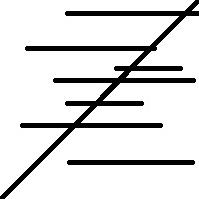
#> input picture exercises/ex/ex6/corrected/test0corrected.jpg, 199 x 199 px
$ python ex6.py corrected/test0corrected.jpg
#> lines starting #> are read from the running program, lines starting #| are printed output that depends on the picture
### exercises/ex/ex6/ex6_helper.py
import os
from PIL import Image
import math


def load_image(image_filename):
    """  load an image from an image file and return it as a list of lists """
#> called with image_filename = 'corrected/test0corrected.jpg'

    img = Image.open(image_filename)
#> img is the input picture: PIL image 199x199 L; min 0, max 255, mean 220.7
    gray_img = img.convert("L")
    image = lists_from_pil_image(gray_img)
    return image


# [9 lines left out: function save, not called in this run]


def show(image):
    """ display an image (as list of lists) """
    mosaic = pil_image_from_lists(image)
    mosaic.show()


# [45 lines left out: functions get_diagonal_angle, pixels_on_line, not called in this run]


def pil_image_from_lists(image_as_lists):
    """ Generate an Image obj from list of lists """
    height = len(image_as_lists)
    width = min([len(image_as_lists[i]) for i in range(height)])
    im = Image.new("L", (width, height))
    for i in range(width):
        for j in range(height):
            im.putpixel((i, j), image_as_lists[j][i])
    return im


def lists_from_pil_image(image):
    """ Turn an Image obj to a list of lists """
    width, height = image.size
#> width = 199; height = 199
    pixels = list(image.getdata())
#> pixels = 39601 items
    pixels = [pixels[i * width:(i + 1) * width] for i in range(height)]
#> pixels = 199 items
    return pixels

# [71 lines left out: functions get_image_size, within_borders, pixels_on_line_from_origin, not called in this run]

### exercises/ex/ex6/ex6.py
from ex6_helper import load_image, show , save


# [29 lines left out: functions otsu, threshold_filter, not called in this run]


def apply_filter(image, _filter):
    newimage = []
    for j ,row in enumerate(image):
        newimage.append([])
        for i , pixel in enumerate(row) :
            newimage[-1].append(0)
            for yhist in range (-1 , 2) :
                for xhist in range(-1 , 2) :
                    x = min( max( 0 , i + xhist ) , len(row) - 1)
                    y = min( max( 0,  j + yhist ) , len(image) - 1)
                    newimage[-1][-1] += image[y][x] * _filter[1 + yhist][1 + xhist]
            newimage[-1][-1] = min( int (abs( newimage[-1][-1]  )) , 255)
#> after the loop, newimage = 199 items
    return newimage

# [4 lines left out: function detect_edges, not called in this run]

def downsample_by_3(image):
    _filter = [[ float( 1 / 9  ) for _ in range(3)] for __ in range(3)]
    newimage = []
    meanimage = apply_filter(image , _filter)
#> meanimage = 199 items
    for j in range(1 ,  len(image) , 3) :
        newimage.append([])
        for i in range ( 1 , len(image[j]) , 3):
             newimage[-1].append( meanimage[j][i])
#> this loop made 66 passes
#> j on passes 2 to 13: 4, 7, 10, 13, 16, 19, 22, 25, 28, 31, 34, 37
#> after the loop, newimage = 66 items
    return newimage

# [8 lines left out: function downsample, not called in this run]

from math import pi
'''
def get_angle(image):
    for angle in range( 0 , pi / 2 , 1 / (2*pi)  ) :
        for distance in range(0 , len(image) / (2 ** 0.5) , 0.1 ):
            lines , newline = [] , True
            for pixel in pixels_on_line(image, angle, distance, top=True):
                if pixel == 0 :
                    if newline :
                        lines.append([])
                        newline = False
                    lines[-1].append( pixel )
                else:
                    newline = True
            weight = 0
            for line in lines:
                weight += len(line) ** 2
'''

import os
if __name__ == "__main__" :
    args = os.sys.argv

    show( downsample_by_3(load_image( args[1 ])))
#> in pil_image_from_lists, `height = len(image_as_lists)`: height = 66
#> in pil_image_from_lists, `im = Image.new("L", (width, height))`: im: PIL image 66x66 L; every value is 0
#> after the loop in pil_image_from_lists, `for i in range(width):`:
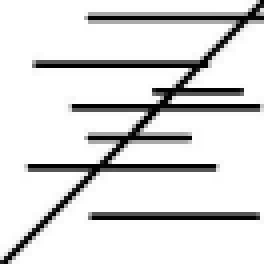
#> im: PIL image 66x66 L (shown 4 times larger); min 0, max 255, mean 220.3

$ run again, on exercises/ex/ex6/corrected/test15corrected.jpg
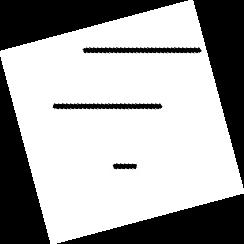
#> input picture exercises/ex/ex6/corrected/test15corrected.jpg, 244 x 244 px
#> in load_image, img is the input picture: PIL image 244x244 L; min 0, max 255, mean 167.6
#> in lists_from_pil_image, `pixels = list(image.getdata())`: pixels = 59536 items
#> in lists_from_pil_image, `pixels = [pixels[i * width:(i + 1) * width] for i in range(height)]`: pixels = 244 items
#> the loop in downsample_by_3, `for j in range(1 ,  len(image) , 3) :` made 81 passes
#> j on passes 2 to 9: 4, 7, 10, 13, 16, 19, 22, 25
#> after the loop in downsample_by_3, `for j in range(1 ,  len(image) , 3) :`: newimage = 81 items
#> in pil_image_from_lists, `height = len(image_as_lists)`: height = 81
#> after the loop in pil_image_from_lists, `for i in range(width):`:
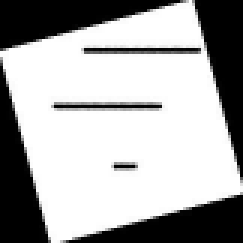
#> im: PIL image 81x81 L (shown 3 times larger); min 0, max 255, mean 168.8

$ run again, on exercises/ex/ex6/corrected/test20corrected.jpg
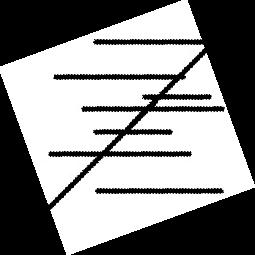
#> input picture exercises/ex/ex6/corrected/test20corrected.jpg, 255 x 255 px
#> in load_image, img is the input picture: PIL image 255x255 L; min 0, max 255, mean 138.9
#> in lists_from_pil_image, `pixels = list(image.getdata())`: pixels = 65025 items
#> in lists_from_pil_image, `pixels = [pixels[i * width:(i + 1) * width] for i in range(height)]`: pixels = 255 items
#> the loop in downsample_by_3, `for j in range(1 ,  len(image) , 3) :` made 85 passes
#> j on passes 2 to 9: 4, 7, 10, 13, 16, 19, 22, 25
#> after the loop in downsample_by_3, `for j in range(1 ,  len(image) , 3) :`: newimage = 85 items
#> in pil_image_from_lists, `height = len(image_as_lists)`: height = 85
#> after the loop in pil_image_from_lists, `for i in range(width):`:
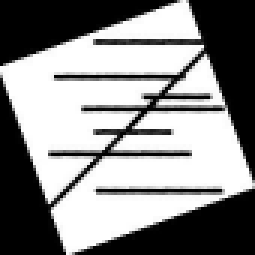
#> im: PIL image 85x85 L (shown 3 times larger); min 0, max 255, mean 138.7

$ run again, on exercises/ex/ex6/corrected/test25corrected.jpg
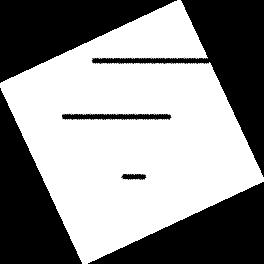
#> input picture exercises/ex/ex6/corrected/test25corrected.jpg, 264 x 264 px
#> in load_image, img is the input picture: PIL image 264x264 L; min 0, max 255, mean 143.3
#> in lists_from_pil_image, `pixels = list(image.getdata())`: pixels = 69696 items
#> in lists_from_pil_image, `pixels = [pixels[i * width:(i + 1) * width] for i in range(height)]`: pixels = 264 items
#> the loop in downsample_by_3, `for j in range(1 ,  len(image) , 3) :` made 88 passes
#> j on passes 2 to 9: 4, 7, 10, 13, 16, 19, 22, 25
#> after the loop in downsample_by_3, `for j in range(1 ,  len(image) , 3) :`: newimage = 88 items
#> in pil_image_from_lists, `height = len(image_as_lists)`: height = 88
#> after the loop in pil_image_from_lists, `for i in range(width):`:
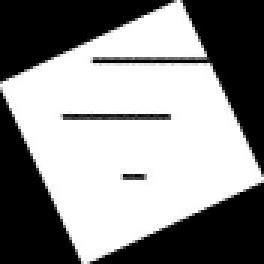
#> im: PIL image 88x88 L (shown 3 times larger); min 0, max 255, mean 143.2
